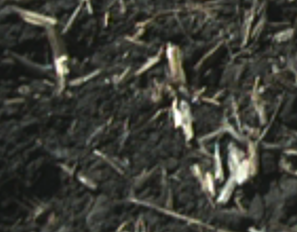
#> input picture test.png, 297 x 232 px
$ python testslic.py test.png 500 40
#> lines starting #> are read from the running program, lines starting #| are printed output that depends on the picture
### slic.py
import numpy
import sys
import cv2
import tqdm

# using algorithm in 3.2 apply image gradients as computed in eq2:
# G(x,y) = ||I(x+1,y) - I(x-1,y)||^2+ ||I(x,y+1) - I(x,y-1)||^2

def generate_pixels(img,SLIC_height,SLIC_width,SLIC_ITERATIONS,SLIC_centers,
                    step,SLIC_labimg,SLIC_m,SLIC_clusters):
    indnp = numpy.mgrid[0:SLIC_height,0:SLIC_width].swapaxes(0,2).swapaxes(0,1)
    for i in tqdm.tqdm(range(SLIC_ITERATIONS)):
        SLIC_distances = 1 * numpy.ones(img.shape[:2])
        for j in range(SLIC_centers.shape[0]):
            x_low, x_high = int(SLIC_centers[j][3] - step), int(SLIC_centers[j][3] + step)
            y_low, y_high = int(SLIC_centers[j][4] - step), int(SLIC_centers[j][4] + step)

            if x_low <= 0:
                x_low = 0
            #end
            if x_high > SLIC_width:
                x_high = SLIC_width
            #end
            if y_low <=0:
                y_low = 0
            #end
            if y_high > SLIC_height:
                y_high = SLIC_height
            #end

            cropimg = SLIC_labimg[y_low : y_high , x_low : x_high]
            color_diff = cropimg - SLIC_labimg[int(SLIC_centers[j][4]), int(SLIC_centers[j][3])]
            color_distance = numpy.sqrt(numpy.sum(numpy.square(color_diff), axis=2))

            yy, xx = numpy.ogrid[y_low : y_high, x_low : x_high]
            pixdist = ((yy-SLIC_centers[j][4])**2 + (xx-SLIC_centers[j][3])**2)**0.5

            # SLIC_m is "m" in the paper, (m/S)*dxy
            dist = ((color_distance/SLIC_m)**2 + (pixdist/step)**2)**0.5

            distance_crop = SLIC_distances[y_low : y_high, x_low : x_high]
            idx = dist < distance_crop
            distance_crop[idx] = dist[idx]
            SLIC_distances[y_low : y_high, x_low : x_high] = distance_crop
            SLIC_clusters[y_low : y_high, x_low : x_high][idx] = j
        #end

        for k in range(len(SLIC_centers)):
            idx = (SLIC_clusters == k)
            colornp = SLIC_labimg[idx]
            distnp = indnp[idx]
            SLIC_centers[k][0:3] = numpy.sum(colornp, axis=0)
            sumy, sumx = numpy.sum(distnp, axis=0)
            SLIC_centers[k][3:] = sumx, sumy
            SLIC_centers[k] /= numpy.sum(idx)
        #end
    #end
#end

# At the end of the process, some stray labels may remain meaning some pixels
# may end up having the same label as a larger pixel but not be connected to it
# In the SLIC paper, it notes that these cases are rare, however this
# implementation seems to have a lot of strays depending on the inputs given

def create_connectivity(img,SLIC_width,SLIC_height,SLIC_centers,SLIC_clusters):
    label = 0
    adj_label = 0
    lims = int(SLIC_width * SLIC_height / SLIC_centers.shape[0])

    new_clusters = -1 * numpy.ones(img.shape[:2]).astype(numpy.int64)
    elements = []
    for i in range(SLIC_width):
        for j in range(SLIC_height):
            if new_clusters[j, i] == -1:
                elements = []
                elements.append((j, i))
                for dx, dy in [(-1,0), (0,-1), (1,0), (0,1)]:
                    x = elements[0][1] + dx
                    y = elements[0][0] + dy
                    if (x>=0 and x < SLIC_width and
                        y>=0 and y < SLIC_height and
                        new_clusters[y, x] >=0):
                        adj_label = new_clusters[y, x]
                    #end
                #end
            #end

            count = 1
            counter = 0
            while counter < count:
                for dx, dy in [(-1,0), (0,-1), (1,0), (0,1)]:
                    x = elements[counter][1] + dx
                    y = elements[counter][0] + dy

                    if (x>=0 and x<SLIC_width and y>=0 and y<SLIC_height):
                        if new_clusters[y, x] == -1 and SLIC_clusters[j, i] == SLIC_clusters[y, x]:
                            elements.append((y, x))
                            new_clusters[y, x] = label
                            count+=1
                        #end
                    #end
                #end

                counter+=1
            #end
            if (count <= lims >> 2):
                for counter in range(count):
                    new_clusters[elements[counter]] = adj_label
                #end

                label-=1
            #end

            label+=1
        #end
    #end

    SLIC_new_clusters = new_clusters
#end

def display_contours(img,SLIC_width,SLIC_height,SLIC_clusters,color):
    is_taken = numpy.zeros(img.shape[:2], numpy.bool)
    contours = []

    for i in range(SLIC_width):
        for j in range(SLIC_height):
            nr_p = 0
            for dx, dy in [(-1,0), (-1,-1), (0,-1), (1,-1), (1,0), (1,1), (0,1), (-1,1)]:
                x = i + dx
                y = j + dy
                if x>=0 and x < SLIC_width and y>=0 and y < SLIC_height:
                    if is_taken[y, x] == False and SLIC_clusters[j, i] != SLIC_clusters[y, x]:
                        nr_p += 1
                    #end
                #end
            #end

            if nr_p >= 2:
                is_taken[j, i] = True
                contours.append([j, i])
            #end
        #end
    #end
    for i in range(len(contours)):
        img[contours[i][0], contours[i][1]] = color
    # [19 lines of commented-out code are left out]

def calculate_centers(step,SLIC_width,SLIC_height,SLIC_labimg):
    centers = []
    for i in range(step, SLIC_width - int(step/2), step):
        for j in range(step, SLIC_height - int(step/2), step):
            min_grad = 1
            center = (i,j)
            loc_min = center
            for k in range(center[0] - 1, center[0] + 2):
                for m in range(center[1] - 1, center[1] + 2):
                    c1 = SLIC_labimg[m+1, k]
                    c2 = SLIC_labimg[m, k+1]
                    c3 = SLIC_labimg[m, k]
                    if ((c1[0] - c3[0])**2)**0.5 + ((c2[0] - c3[0])**2)**0.5 < min_grad:
                        min_grad = abs(c1[0] - c3[0]) + abs(c2[0] - c3[0])
                        loc_min = [k, m]
            nc = loc_min
            color = SLIC_labimg[nc[1], nc[0]]
            center = [color[0], color[1], color[2], nc[0], nc[1]]
            centers.append(center)
        #end
    #end

    return centers
# [25 lines of commented-out code are left out]

### testslic.py
import numpy
import sys
import cv2
import tqdm

from slic import *

# python testslic.py test.png 500 40
img = cv2.imread(sys.argv[1])
#> img is the input picture: shape (232, 297, 3); mean B, G, R 53.3, 60.7, 59.7

step = int((img.shape[0]*img.shape[1]/int(sys.argv[2]))**0.5)
#> step = 11
SLIC_m = int(sys.argv[3])
SLIC_ITERATIONS = 4
SLIC_height, SLIC_width = img.shape[:2]
#> SLIC_height = 232; SLIC_width = 297
SLIC_labimg = cv2.cvtColor(img, cv2.COLOR_BGR2LAB).astype(numpy.float64)
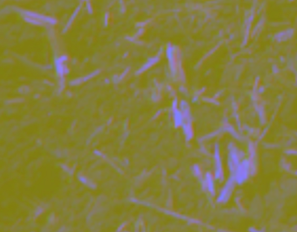
#> SLIC_labimg: shape (232, 297, 3) float64; mean B, G, R 63.1, 126, 132.4
SLIC_distances = 1 * numpy.ones(img.shape[:2])
SLIC_clusters = -1 * SLIC_distances
SLIC_center_counts = numpy.zeros(len(calculate_centers(step,SLIC_width,SLIC_height,SLIC_labimg)))
#> after the loop in calculate_centers, `for i in range(step, SLIC_width - int(step/2), step):`: centers = 520 items, first 6: [66, 127, 129, 11, 11], [26, 126, 130, 11, 22], [29, 127, 131, 11, 33], [50, 125, 131, 11, 44], [43, 126, 132, 11, 55], [27, 126, 130, 10, 66]
#> SLIC_center_counts = 520 values from 0 to 0
SLIC_centers = numpy.array(calculate_centers(step,SLIC_width,SLIC_height,SLIC_labimg))
#> SLIC_centers = 520 rows, first 6: [66, 127, 129, 11, 11], [26, 126, 130, 11, 22], [29, 127, 131, 11, 33], [50, 125, 131, 11, 44], [43, 126, 132, 11, 55], [27, 126, 130, 10, 66]

# main
generate_pixels(img,SLIC_height,SLIC_width,SLIC_ITERATIONS,SLIC_centers,
                step,SLIC_labimg,SLIC_m,SLIC_clusters)
#> after the loop in generate_pixels, `for i in tqdm.tqdm(range(SLIC_ITERATIONS)):`:
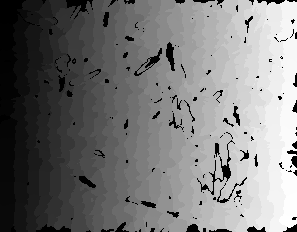
#> SLIC_clusters: shape (232, 297) float64; min -1, max 519, mean 244; drawn with min black and max white
#> after the loop in generate_pixels, `for i in tqdm.tqdm(range(SLIC_ITERATIONS)):`:
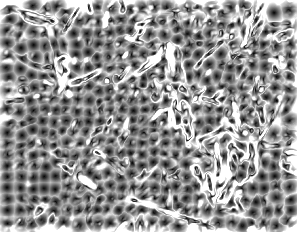
#> SLIC_distances: shape (232, 297) float64; min 0, max 1, mean 0.582
#> after the loop in generate_pixels, `for i in tqdm.tqdm(range(SLIC_ITERATIONS)):`:
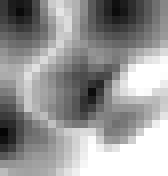
#> distance_crop: shape (22, 21) float64 (shown 8 times larger); min 0.0225, max 1, mean 0.594
#> after the loop in generate_pixels, `for i in tqdm.tqdm(range(SLIC_ITERATIONS)):`: SLIC_centers = 520 rows, first 6: [77.08, 126.4, 130.9, 9.17, 9.4], [25.76, 126.2, 129.8, 9.47, 18.64], [47.42, 126.1, 129.9, 6.26, 29.89], [40.93, 125.4, 130.2, 6.68, 42.79], [44.54, 126.4, 131.2, 7.62, 56.15], [25.61, 126.6, 129.3, 5.66, 67.52]
create_connectivity(img,SLIC_width,SLIC_height,SLIC_centers,SLIC_clusters)
#> after the loop in create_connectivity, `for i in range(SLIC_width):`:
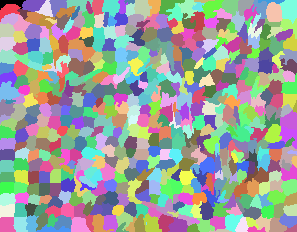
#> new_clusters: shape (232, 297) int64; 547 distinct labels, from 0 to 546; one colour per label, 0 black
# calculate_centers()
display_contours(img,SLIC_width,SLIC_height,SLIC_clusters,[0.0, 0.0, 0.0])
#> after the loop in display_contours, `for i in range(SLIC_width):`:
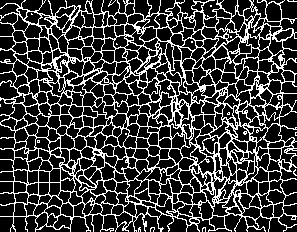
#> is_taken: shape (232, 297) bool; 23.4% white in thin lines or dots
#> after the loop in display_contours, `for i in range(len(contours)):`:
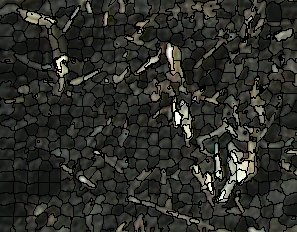
#> img: shape (232, 297, 3); mean B, G, R 39.5, 44.9, 44.1
cv2.imshow("superpixels", img)
cv2.waitKey(0)
cv2.imwrite("500_40.jpg", img)

$ run again, with 20.jpg saved as test.png
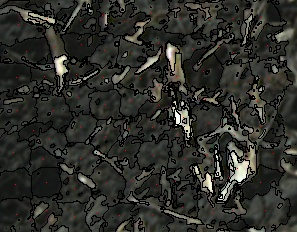
#> input picture 20.jpg, 297 x 232 px
#> img is the input picture: shape (232, 297, 3); mean B, G, R 41.2, 46.1, 45.6
#> after the loop in calculate_centers, `for i in range(step, SLIC_width - int(step/2), step):`: centers = 520 items, first 6: [63, 127, 131, 11, 11], [26, 126, 130, 11, 22], [30, 127, 131, 11, 33], [47, 126, 132, 11, 44], [43, 126, 133, 11, 55], [27, 126, 130, 10, 66]
#> SLIC_center_counts = 520 values from 0 to 0
#> `SLIC_centers = numpy.array(calculate_centers(step,SLIC_width,SLIC_heig..`: SLIC_centers = 520 rows, first 6: [63, 127, 131, 11, 11], [26, 126, 130, 11, 22], [30, 127, 131, 11, 33], [47, 126, 132, 11, 44], [43, 126, 133, 11, 55], [27, 126, 130, 10, 66]
#> after the loop in generate_pixels, `for i in tqdm.tqdm(range(SLIC_ITERATIONS)):`: SLIC_centers = 520 rows, first 6: [78.56, 126.7, 130.4, 8.44, 9.15], [22.53, 126.4, 129.8, 9.59, 17.44], [46.93, 126.3, 129.5, 6.07, 29.53], [41.39, 125.7, 130.2, 6.35, 42.37], [47.02, 126.1, 131.2, 11.97, 55.6], [19.4, 127.2, 129.1, 5.58, 64.76]
#> after the loop in display_contours, `for i in range(SLIC_width):`:
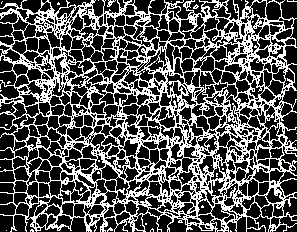
#> is_taken: shape (232, 297) bool; 33.3% white in thin lines or dots
#> after the loop in display_contours, `for i in range(len(contours)):`:
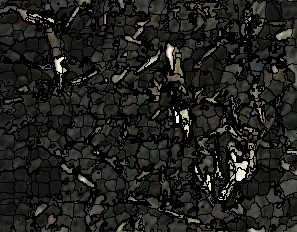
#> img: shape (232, 297, 3); mean B, G, R 28.5, 31.9, 31.4
